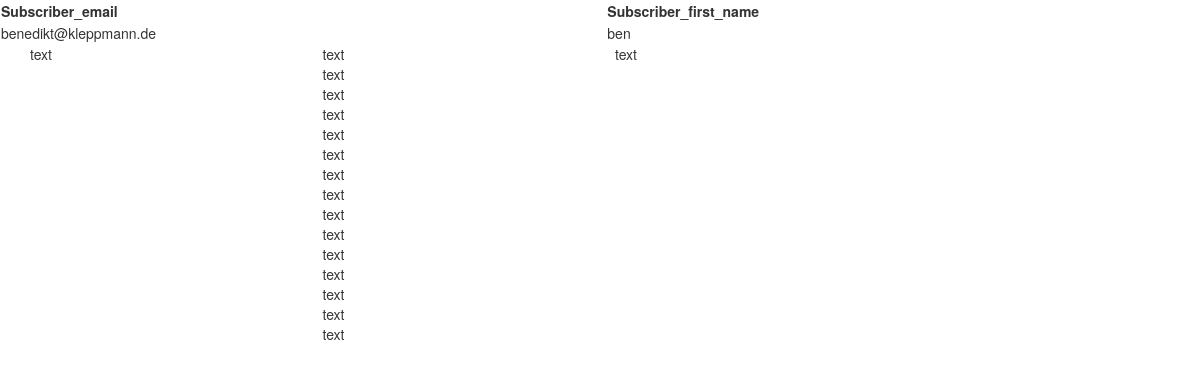
The app's page /subscribers/, older data.
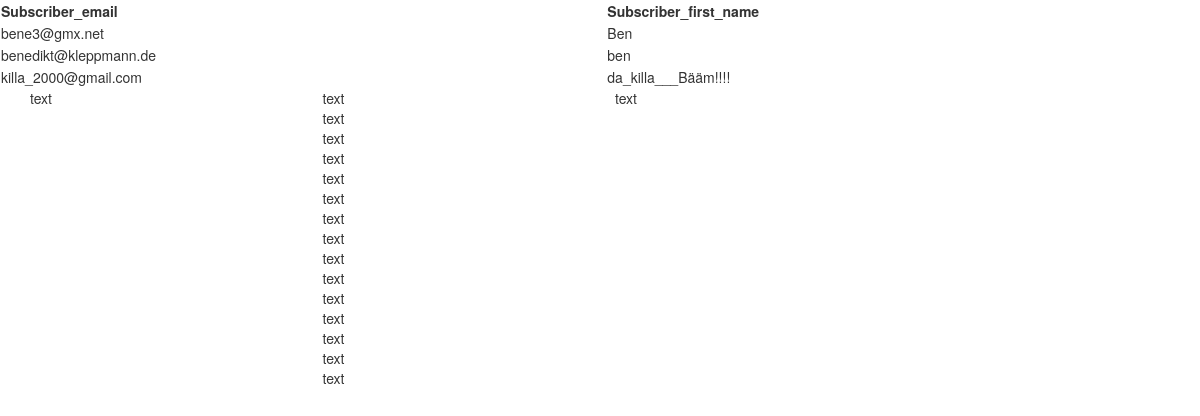
The same page, newer data.
### collection/models.py (models this page shows, shortened)
class Newsletter_subscriber(models.Model):
	email = models.EmailField(unique=True)
	userid = models.IntegerField(editable=False, unique=True)
	first_name = models.CharField(max_length=255)
	is_templar = models.BooleanField(default=False)
	is_alchemist = models.BooleanField(default=False)
	is_archivist = models.BooleanField(default=False)
	created = models.DateTimeField(editable=False)
	updated = models.DateTimeField(editable=False)

### collection/views.py (the view)
# urls.py: url(r'^subscribers/$', views.newsletter_subscribers, name='subscribers'),
def newsletter_subscribers(request):
	newsletter_subscribers = Newsletter_subscriber.objects.all().order_by('email')
	return render(request, 'newsletter_subscribers.html', {'newsletter_subscribers': newsletter_subscribers,})

### collection/templates/newsletter_subscribers.html (shortened to what this page needs)
{% load staticfiles %}
<!doctype html>
<html lang="en">
<head>
	<link rel="stylesheet" href="{% static 'css/bootstrap.min.css' %}" />
</head>
<body>
	<table style="width:100%">
		<tr>
			<th>Subscriber_email</th>
			<th>Subscriber_first_name</th>
		</tr>
		{% for subscriber in newsletter_subscribers %}
		<tr>
			<td>{{  subscriber.email  }}</td>
			<td>{{  subscriber.first_name  }}</td>
		</tr>
		{% endfor %}
	</table>
	<div class="container h-100">
	  <div class="row" style="display: flex; ">
		<div class="col-md-3" style="vertical-align:middle">
			text
		</div>
		<div class="col-md-3">
			text<br>text<br>text<br>text<br>text<br>text<br>text<br>text<br>text<br>text<br>text<br>text<br>text<br>text<br>text<br>
		</div>
		<div class="col-md-3">
			text
		</div>
	  </div>
	</div>
<body>
</html>

Row changes from the older to the newer data that the page shows:
added Newsletter_subscriber: email "bene3@gmx.net", first_name "Ben"
added Newsletter_subscriber: email "killa_2000@gmail.com", first_name "da_killa___Bääm!!!!"
